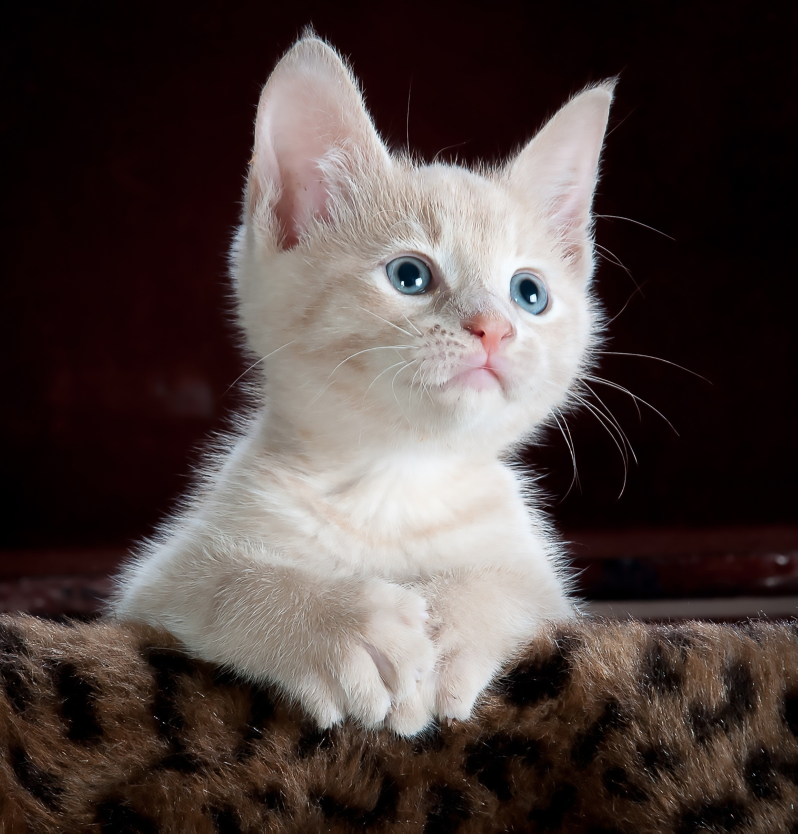
#> input picture python/assets/cat.jpeg, 2392 x 2500 px, given in place of the camera (shown at 1/3 size)
$ python tutorial_03.py
#> lines starting #> are read from the running program, lines starting #| are printed output that depends on the picture
import numpy as np
import cv2 as cv

capture = cv.VideoCapture(1)  # our webcam is located at index 1

while True:
    ret, frame = capture.read()
#> frame is the input picture: shape (2500, 2392, 3); mean B, G, R 64.2, 66.7, 78.5
    width = int(capture.get(cv.CAP_PROP_FRAME_WIDTH))
    height = int(capture.get(cv.CAP_PROP_FRAME_HEIGHT))
    img = np.zeros(frame.shape, np.uint8)
    # resize both axes of the frame to 1/2 of its size so
    # we can fit 4 of them in the image
    small_frame = cv.resize(frame, (0, 0), fx=0.5, fy=0.5)
    # top left
    img[:height//2, :width//2] = cv.rotate(small_frame, cv.ROTATE_180)
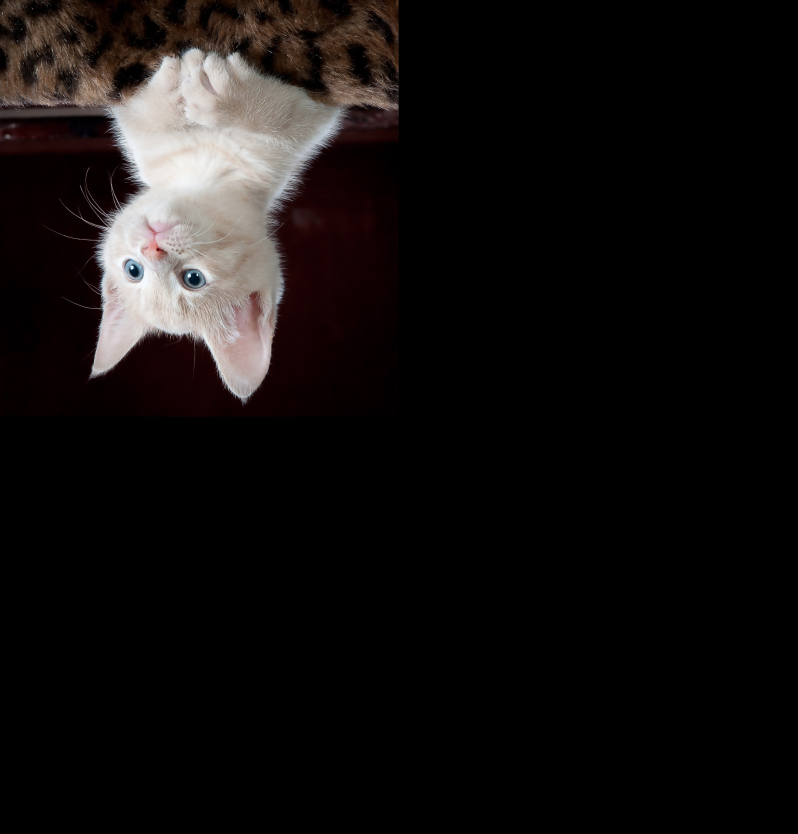
#> img: shape (2500, 2392, 3) (shown at 1/3 size); mean B, G, R 16.1, 16.7, 19.6
    # bottom left
    img[height//2:, :width//2] = np.expand_dims(
            cv.cvtColor(small_frame, cv.COLOR_BGR2GRAY),
            axis=2)
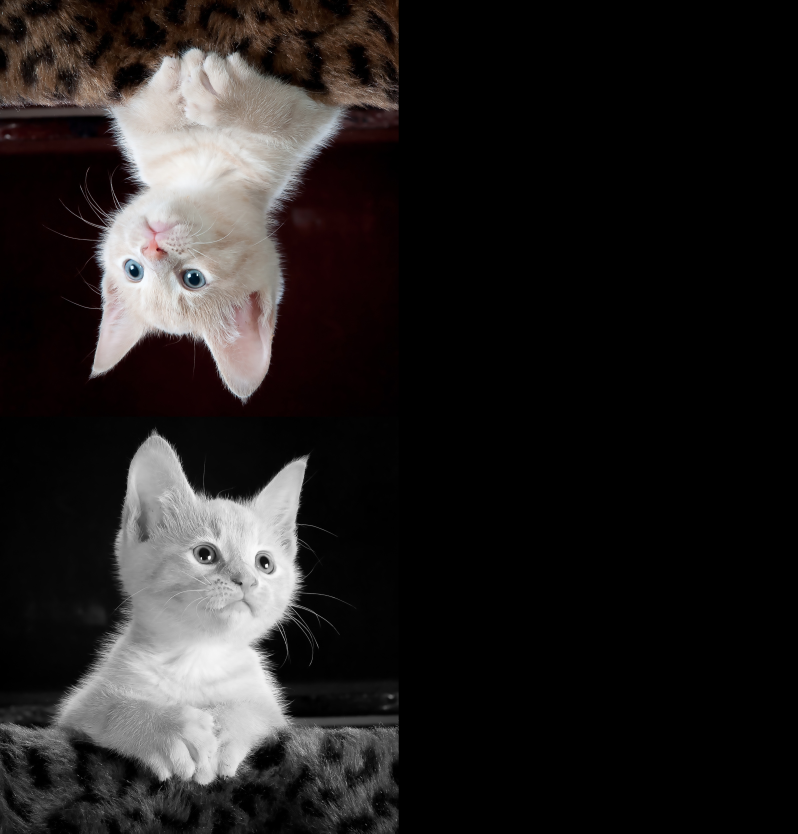
#> img: shape (2500, 2392, 3) (shown at 1/3 size); mean B, G, R 33.6, 34.2, 37.2
    # top right
    img[:height//2, width//2:] = np.expand_dims(
            cv.cvtColor(
                cv.rotate(small_frame, cv.ROTATE_180), cv.COLOR_BGR2GRAY),
            axis=2)
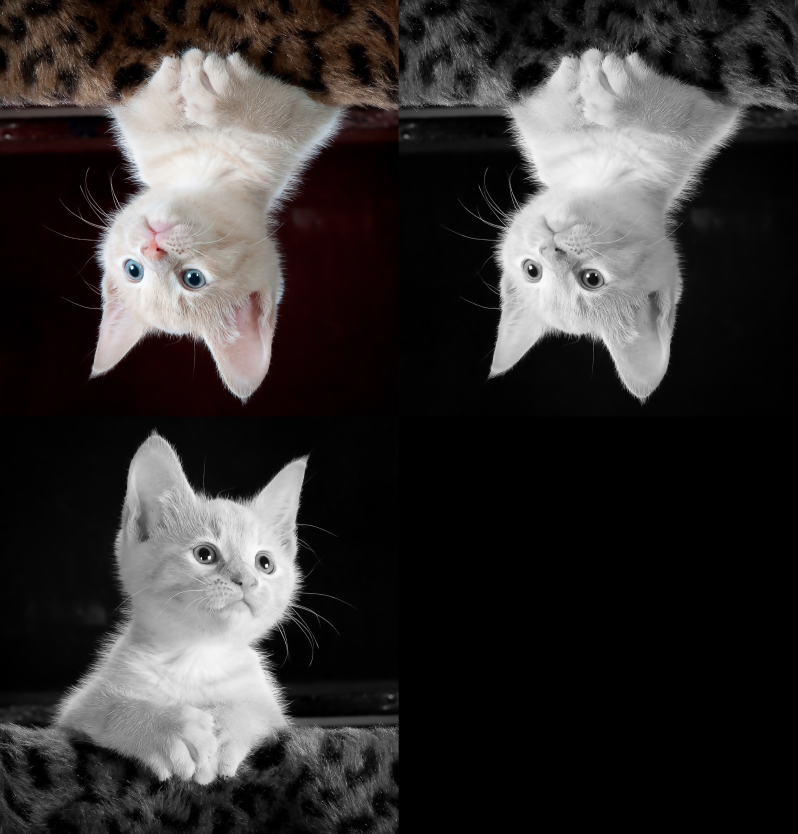
#> img: shape (2500, 2392, 3) (shown at 1/3 size); mean B, G, R 51.1, 51.7, 54.7
    # bottom right
    img[height//2:, width//2:] = small_frame
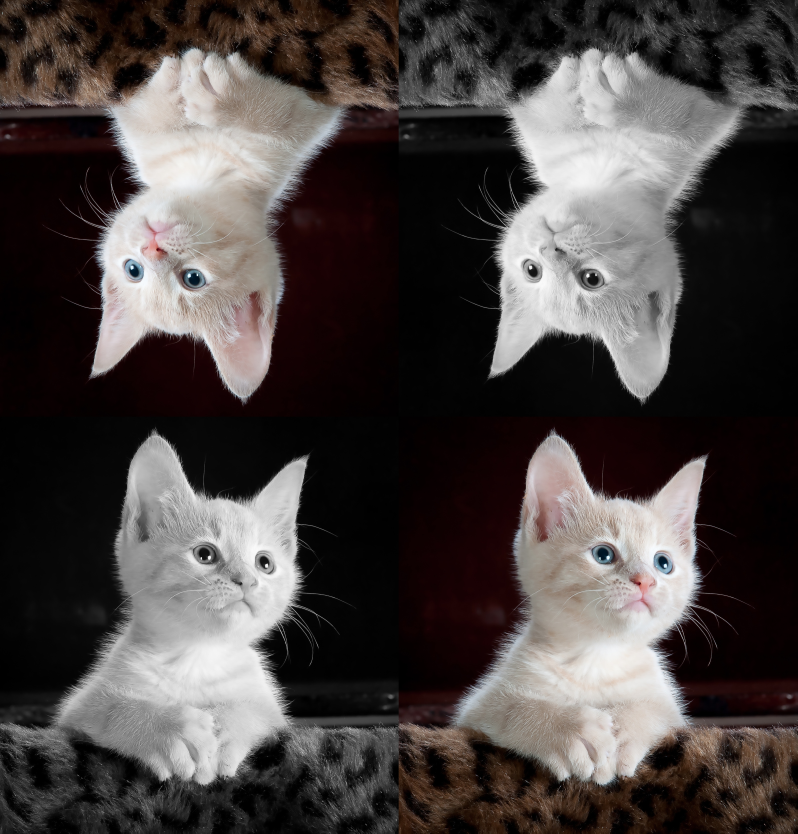
#> img: shape (2500, 2392, 3) (shown at 1/3 size); mean B, G, R 67.2, 68.4, 74.3

    cv.imshow('frame', img)

    # will wait for 1 ms for the 'q' key to be pressed
    # else it will continue to the next iteration
    if cv.waitKey(1) == ord('q'):
#> (key q is pressed here)
        break

capture.release()
cv.destroyAllWindows()
